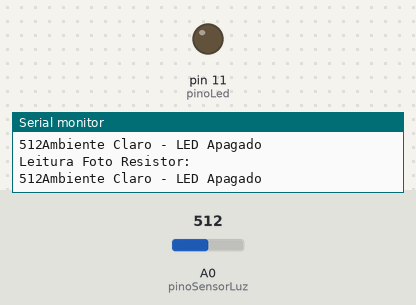
This sketch was run on a simulated Arduino Uno, built with avr-gcc and run on an emulated ATmega328P. Shown: output pins drawn as LEDs (lit = HIGH), the last lines printed to the serial monitor. The test bench sets the inputs (shaded band); at power-on: A0 (pinoSensorLuz) = 512.

Above: at 1.3 s.
1.4 s: A0 (pinoSensorLuz) set to 496
At 2.7 s:
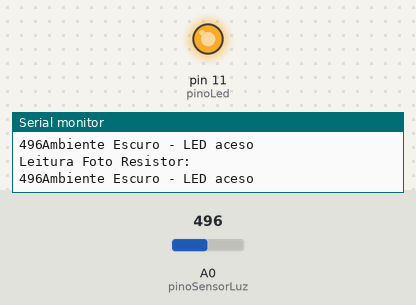
3.0 s: A0 (pinoSensorLuz) set to 511
At 4.1 s:
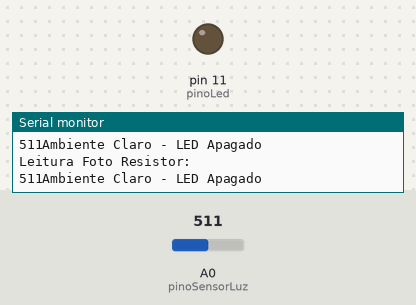
4.5 s: A0 (pinoSensorLuz) set to 306
At 5.4 s:
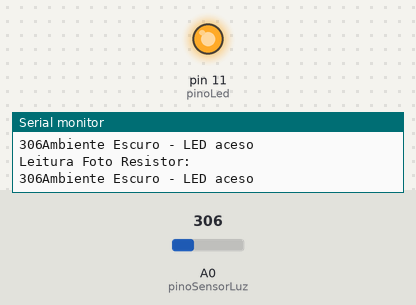
Timing chart, 0 to 7.5 s (numbered marks = the images above; inputs shaded):
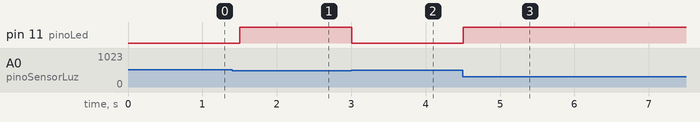

Measured:
- the behaviour switches between 511 and 510 on A0 (pinoSensorLuz) (found by bisection; images 0 and 1)
- after the input at 1.4 s, pin 11 (pinoLed): LOW → HIGH after 0.10 s
- after the input at 3.0 s, pin 11 (pinoLed): HIGH → LOW at once
- after the input at 4.5 s, pin 11 (pinoLed): LOW → HIGH at once

The sketch:

sketch_sep29b.ino
```cpp
// C++ code
//

int pinoLed = 11;
int pinoSensorLuz = A0;
int limiarLuz = 510; //Minha Amiga Poliana que escolheu o 510👍
int valorLuz = 0;

void setup()
{
  pinMode(pinoLed, OUTPUT);
  pinMode (pinoSensorLuz, INPUT);
  Serial.begin(9600);
}

void loop()
{
  valorLuz = analogRead(pinoSensorLuz);
  Serial.print("Leitura Foto Resistor: \n");
  Serial.print(valorLuz);

  if (valorLuz > limiarLuz)
  {
    digitalWrite(pinoLed, LOW);
    Serial.print("Ambiente Claro - LED Apagado\n");
  }

  else
  {
    digitalWrite(pinoLed, HIGH);
    Serial.print("Ambiente Escuro - LED aceso\n");
  }

  delay(500);

}
```
